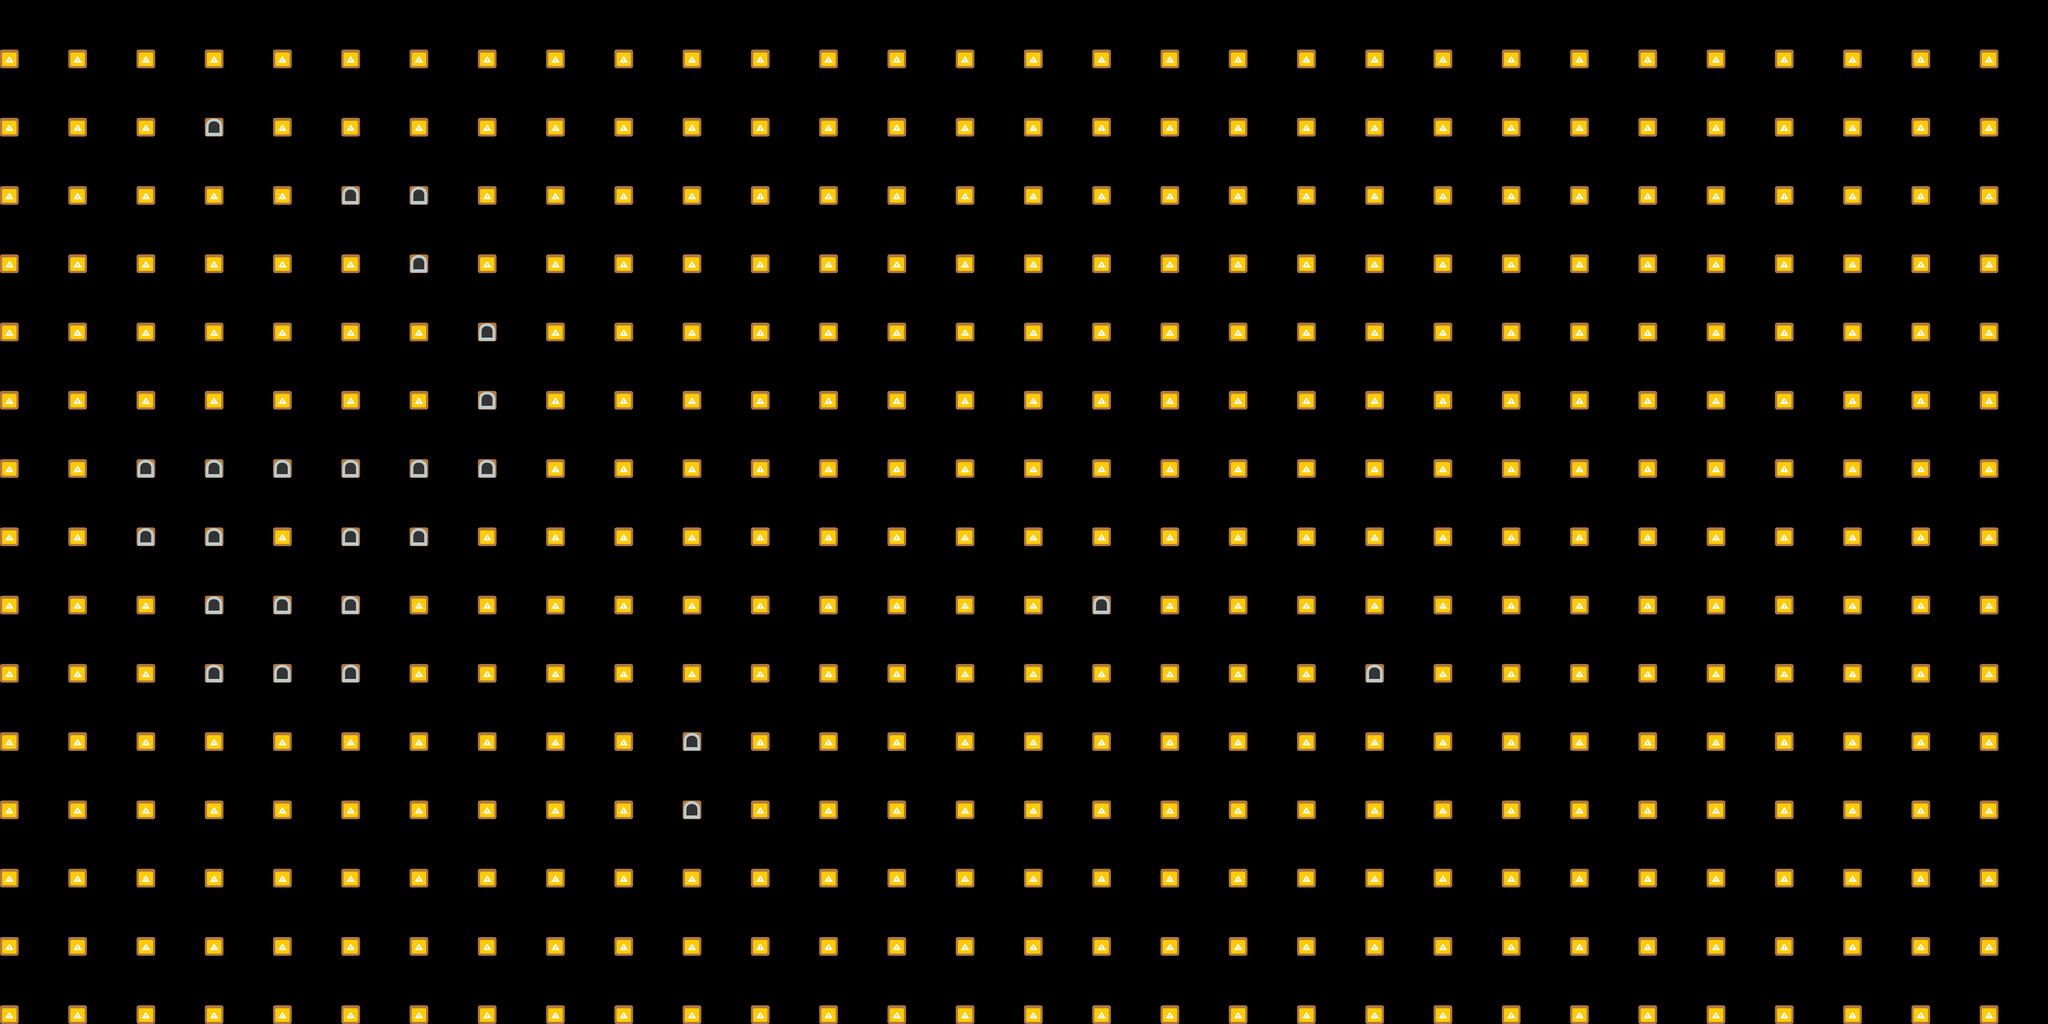

Below is a game level as drawn by its tile map, then a one-line description and the .tmx that defines it (tile-layer data replaced by summaries):
An orthogonal 30x15 tile map with 256x256 px tiles, 2 tile layers (Tile Layer 1, cqq).

<map version="1.0" tiledversion="1.0.2" orientation="orthogonal" renderorder="right-down" width="30" height="15" tilewidth="256" tileheight="256" nextobjectid="1">
 <tileset firstgid="1" source="paltforms.tsx" />
 <layer name="Tile Layer 1" width="30" height="15">
  <data>[450 cells, 450 non-empty, 1 distinct tile ids]</data>
 </layer>
 <layer name="cqq" width="30" height="15">
  <data>[450 cells, 26 non-empty, 1 distinct tile ids]</data>
 </layer>
</map>
